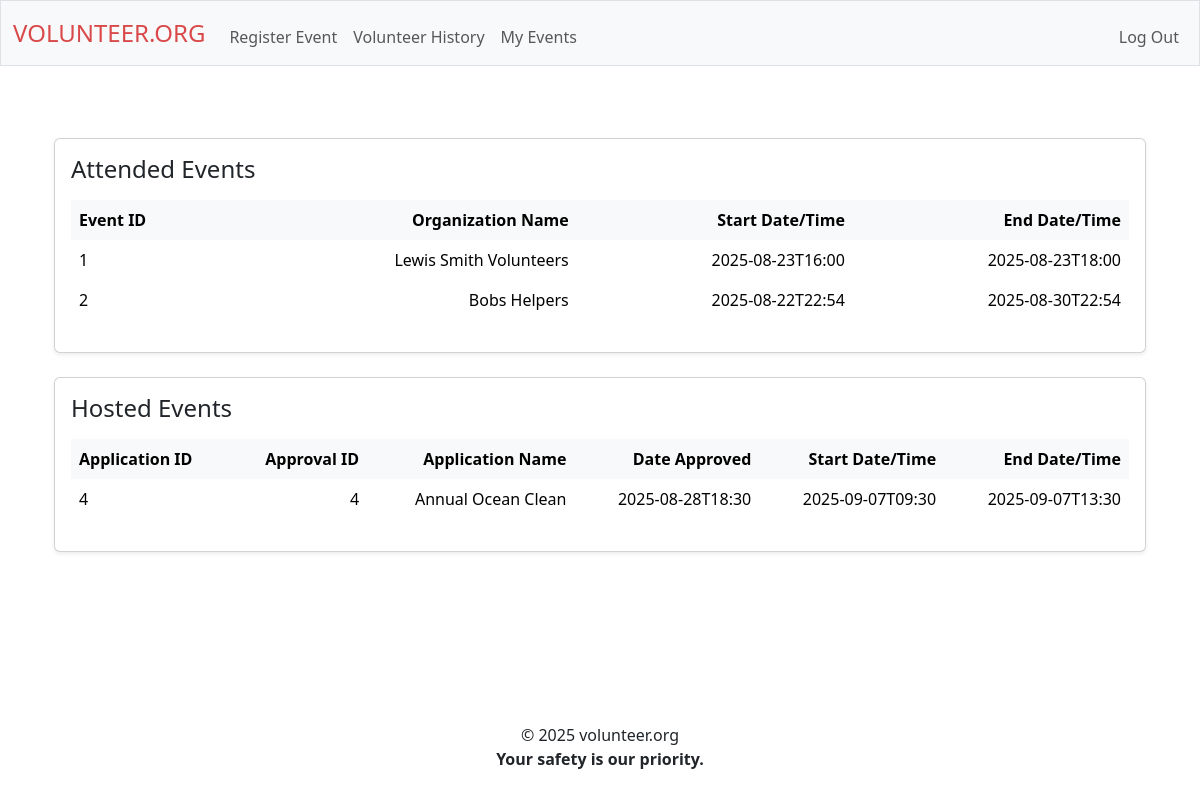
/volunteer_history (signed in), run on the app's committed database.
### tables this page shows
CREATE TABLE application_for_review (
    id INTEGER PRIMARY KEY,
    name_organizer TEXT NOT NULL,
    email_organizer TEXT NOT NULL,
    city_organizer TEXT NOT NULL,
    state_organizer TEXT NOT NULL,
    zip_organizer TEXT NOT NULL,

    organization_name TEXT NOT NULL,
    organization_email TEXT NOT NULL,

    activity_age TEXT NOT NULL,
    activity_city TEXT NOT NULL,
    activity_state TEXT NOT NULL,
    activity_zip TEXT NOT NULL,

    max_people INT NOT NULL,

    date_start TIMESTAMP NOT NULL,
    date_end TIMESTAMP NOT NULL,
    date_reg_deadline TIMESTAMP NOT NULL,

    activity_name TEXT NOT NULL,
    description TEXT NOT NULL,

account_id INTEGER NOT NULL,
account_name TEXT NOT NULL,
account_email TEXT NOT NULL,
account_user_age INTEGER NOT NULL,
account_username TEXT NOT NULL
);

CREATE TABLE applications_approved (
approval_id INTEGER PRIMARY KEY,
application_id INTEGER NOT NULL,
staff_id INTEGER NOT NULL,
date TIMESTAMP NOT NULL
);

### routes/user.py (the view)
@user_bp.route("/volunteer_history", methods=["GET"])
def volunteer_history():
    if "user_id" not in session:
        return redirect("/login")
    attended_events = db.execute("SELECT * FROM rsvp WHERE user_id = ?", (session["user_id"],)).fetchall()
    hosted_events = db.execute("SELECT * FROM application_for_review WHERE account_id = ? AND id IN (SELECT application_id FROM applications_approved)", (session["user_id"],)).fetchall()
    events_attended = []
    events_hosted = []
    for event in attended_events:
        rows = db.execute("SELECT * FROM application_for_review WHERE id = ?", (event[1],)).fetchone()
        if rows:
            events_attended.append(
                [
                    event[1],
                    rows[6],
                    rows[13],
                    rows[14]
                ]
            )
    for event in hosted_events:
        rows = db.execute("SELECT * FROM applications_approved WHERE application_id = ?", (event[0],)).fetchall()
        events_hosted.append(
            [
                event[0],
                rows[0][0],
                event[16],
                rows[0][3],
                event[13],
                event[14]
            ]
        )
    return render_template("volunteer_history.html", events_attended=events_attended, events_hosted=events_hosted)

### app.py (called while the page is built)
def create_app():
    app = Flask(__name__)
    app.config.from_object(Config)
    Session(app)
    register_blueprints(app)
    @app.after_request
    def after_request(response):
        response.headers["Cache-Control"] = "no-cache, no-store, must-revalidate"
        response.headers["Expires"] = 0
        response.headers["Pragma"] = "no-cache"
        return response
    return app

### templates/volunteer_history.html (shortened to what this page needs)
{% extends "layout.html" %}
{% block main %}
<div class="container my-4">
  <div class="card shadow-sm mb-4">
    <div class="card-body">
      <h4 class="card-title mb-3">Attended Events</h4>
      <div class="table-responsive">
        <table class="table table-borderless table-hover align-middle">
          <thead class="table-light">
            <tr>
              <th class="text-start">Event ID</th>
              <th class="text-end">Organization Name</th>
              <th class="text-end">Start Date/Time</th>
              <th class="text-end">End Date/Time</th>
            </tr>
          </thead>
          <tbody>
            {% for history in events_attended %}
              <tr>
                <td class="text-start">{{ history[0] }}</td>
                <td class="text-end">{{ history[1] }}</td>
                <td class="text-end">{{ history[2] }}</td>
                <td class="text-end">{{ history[3] }}</td>
              </tr>
            {% endfor %}
          </tbody>
        </table>
      </div>
    </div>
  </div>
  <div class="card shadow-sm">
    <div class="card-body">
      <h4 class="card-title mb-3">Hosted Events</h4>
      <div class="table-responsive">
        <table class="table table-borderless table-hover align-middle">
          <thead class="table-light">
            <tr>
              <th class="text-start">Application ID</th>
              <th class="text-end">Approval ID</th>
              <th class="text-end">Application Name</th>
              <th class="text-end">Date Approved</th>
              <th class="text-end">Start Date/Time</th>
              <th class="text-end">End Date/Time</th>
            </tr>
          </thead>
          <tbody>
            {% for history in events_hosted %}
              <tr>
                <td class="text-start">{{ history[0] }}</td>
                <td class="text-end">{{ history[1] }}</td>
                <td class="text-end">{{ history[2] }}</td>
                <td class="text-end">{{ history[3] }}</td>
                <td class="text-end">{{ history[4] }}</td>
                <td class="text-end">{{ history[5] }}</td>
              </tr>
            {% endfor %}
          </tbody>
        </table>
      </div>
    </div>
    </div class="slide-up">
</div>
{% endblock %}

### static/styles.css (style rules this page uses)
html, body { height: 100%; min-height: 100%; display: flex; flex-direction: column; min-height: 100vh; }
body { display: flex; flex-direction: column; min-height: 100vh; }
.fade-in { opacity: 0; animation: fadeIn 1s ease-in forwards; }
.card, .event-card, .volunteer-card { transition: box-shadow 0.3s, transform 0.3s; }
.card { text-align: left; }

### data on the page
application_for_review: id "1", organization_name "Lewis Smith Volunteers", date_start "2025-08-23T16:00", date_end "2025-08-23T18:00"
application_for_review: id "2", organization_name "Bobs Helpers", date_start "2025-08-22T22:54", date_end "2025-08-30T22:54"
application_for_review: activity_name "Annual Ocean Clean", date_start "2025-09-07T09:30", date_end "2025-09-07T13:30"
applications_approved: date "2025-08-28T18:30"

### other printed values
{{ history[0] }} "4"
{{ history[1] }} "4"
